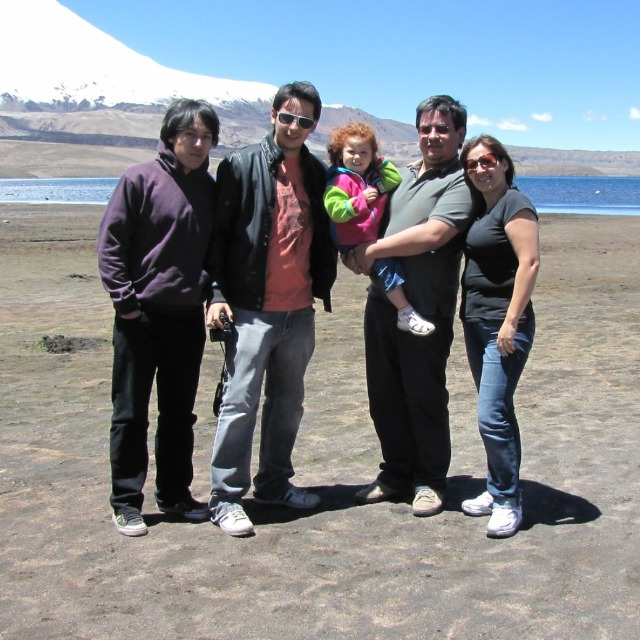
#> input picture fotofamilia.jpeg, 640 x 640 px
$ python index.py fotofamilia.jpeg
#> lines starting #> are read from the running program, lines starting #| are printed output that depends on the picture; after the words box and inside, x2 and y2 are one past the last pixel; in counts of white or black regions, pixels touching at a corner belong together
import cv2
import sys

imagePath = sys.argv[1]
cascPath = "haarcascade_frontalface_default.xml"

faceCascade = cv2.CascadeClassifier(cascPath)

image = cv2.imread(imagePath)
#> image is the input picture: shape (640, 640, 3); mean B, G, R 143.4, 139.2, 135.1
gray = cv2.cvtColor(image, cv2.COLOR_BGR2GRAY)
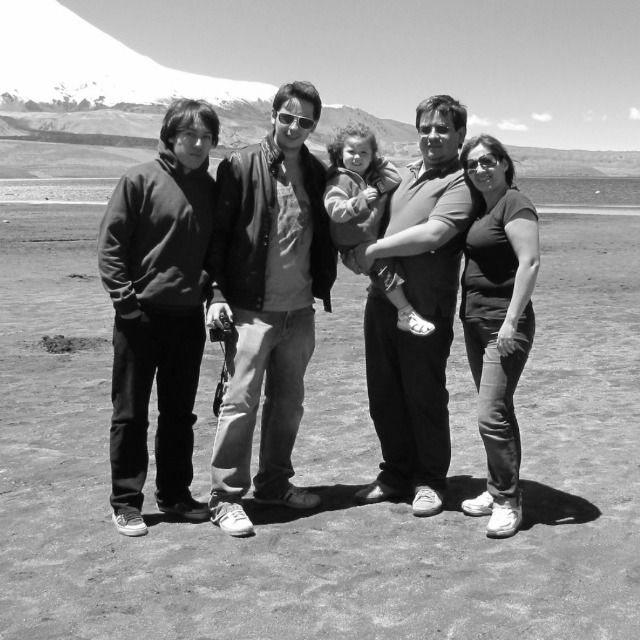
#> gray: shape (640, 640); min 0, max 255, mean 138.4

faces = faceCascade.detectMultiScale(
    gray,
    scaleFactor=1.2,
    minNeighbors=5,
    minSize=(30, 30),
    flags = cv2.CASCADE_SCALE_IMAGE
)
#> faces = [[458, 147, 45, 45], [409, 111, 49, 49], [268, 98, 55, 55]]

print("Found {0} faces!".format(len(faces)))
#| Found 3 faces!

for (x, y, w, h) in faces:
    cv2.rectangle(image, (x, y), (x+w, y+h), (0, 255, 0), 2)
#> this loop made 3 passes
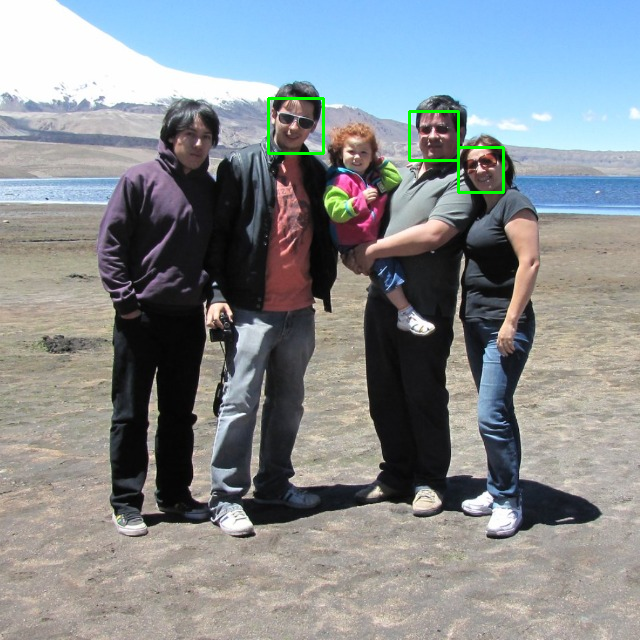
#> image: shape (640, 640, 3); 0.42% of pixels changed, all inside (x1, y1, x2, y2) = (267, 97, 505, 194)

cv2.imshow("Faces found", image)
cv2.waitKey(0)

$ run again, on curso.jpeg
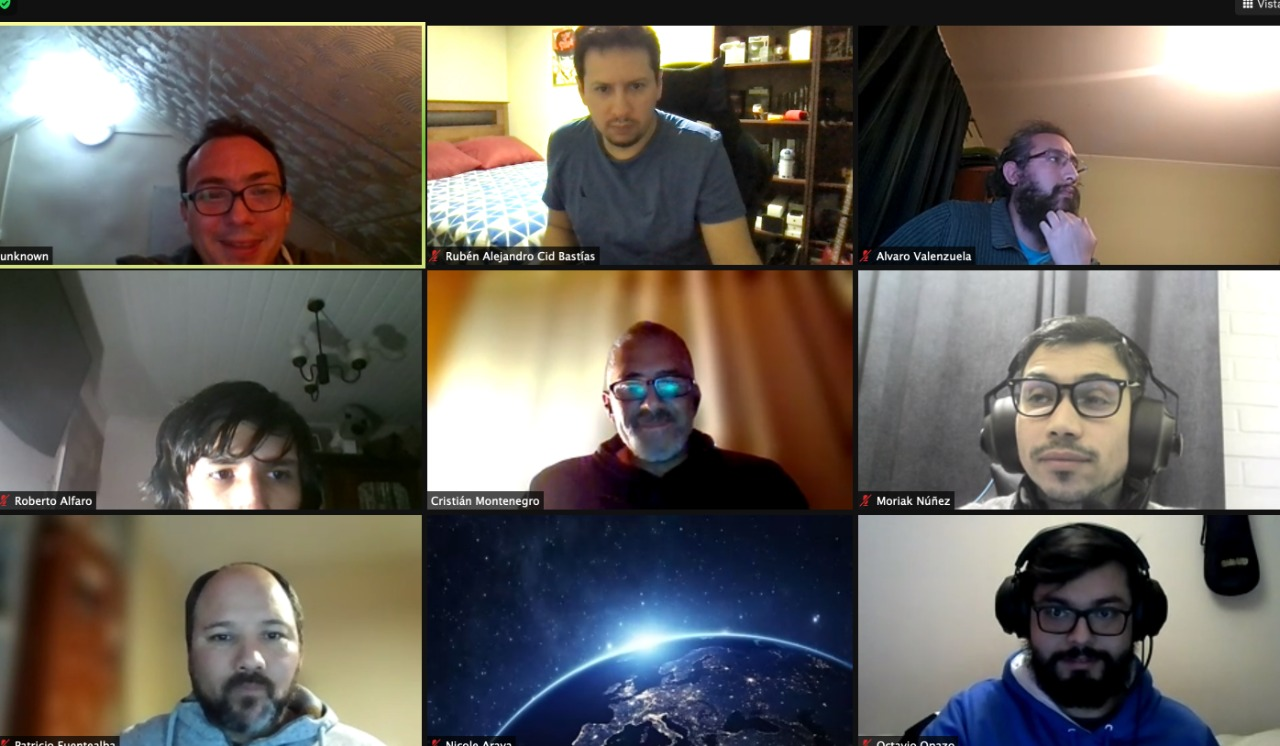
#> input picture curso.jpeg, 1280 x 746 px
#> image is the input picture: shape (746, 1280, 3); mean B, G, R 94, 99.9, 105.5
#> `gray = cv2.cvtColor(image, cv2.COLOR_BGR2GRAY)`:
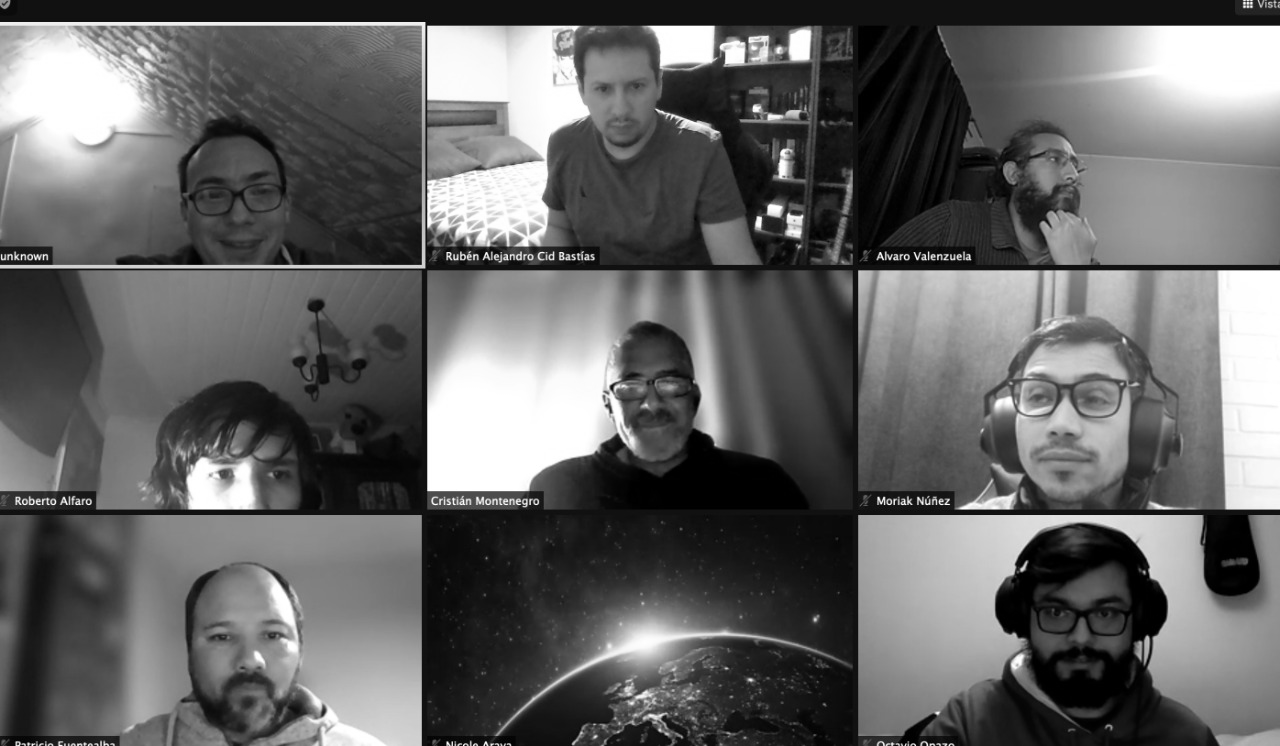
#> gray: shape (746, 1280); min 0, max 255, mean 100.9
#> faces = [[580, 58, 81, 81], [183, 586, 132, 132], [583, 230, 141, 141], [990, 338, 157, 157], [1007, 560, 145, 145]]
#| Found 5 faces!
#> the loop `for (x, y, w, h) in faces:` made 5 passes
#> after the loop `for (x, y, w, h) in faces:`:
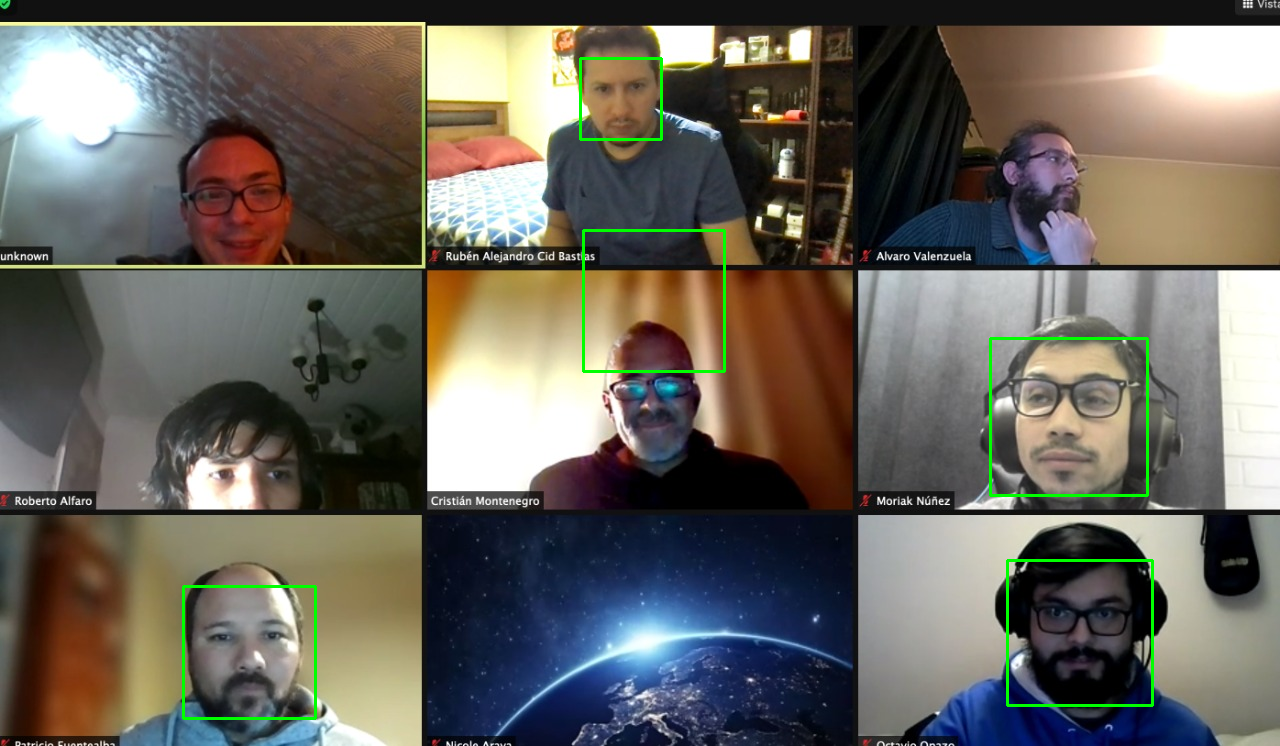
#> image: shape (746, 1280, 3); 0.82% of pixels changed, all inside (x1, y1, x2, y2) = (182, 57, 1154, 720)

$ run again, on perrines.jpeg
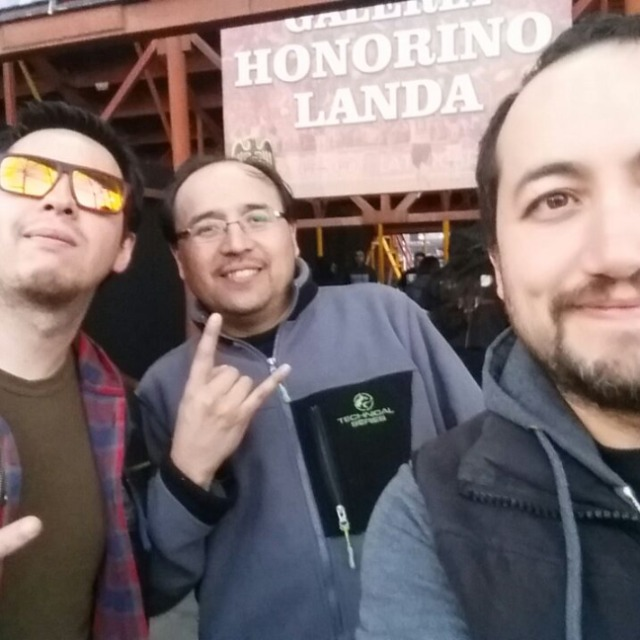
#> input picture perrines.jpeg, 640 x 640 px
#> image is the input picture: shape (640, 640, 3); mean B, G, R 113.1, 112.9, 126.2
#> `gray = cv2.cvtColor(image, cv2.COLOR_BGR2GRAY)`:
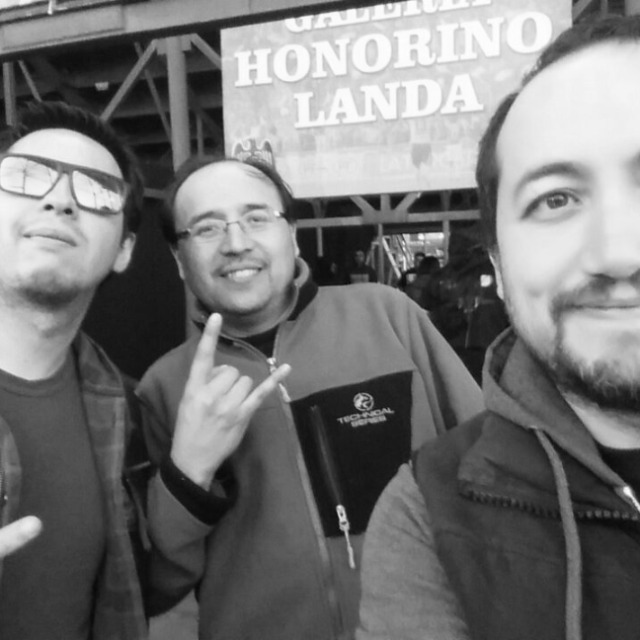
#> gray: shape (640, 640); min 8, max 255, mean 116.9
#> faces = [[168, 170, 132, 132]]
#| Found 1 faces!
#> the loop `for (x, y, w, h) in faces:` made 1 pass
#> after the loop `for (x, y, w, h) in faces:`:
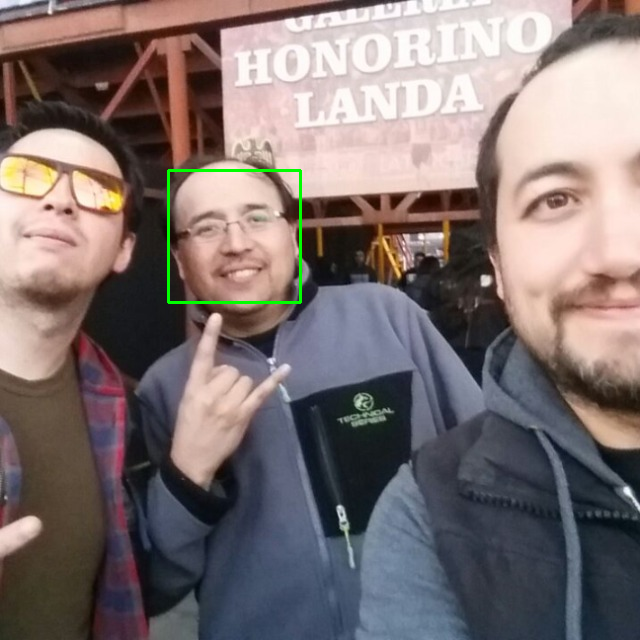
#> image: shape (640, 640, 3); 0.39% of pixels changed, all inside (x1, y1, x2, y2) = (167, 169, 302, 304)

$ run again, on abba.png
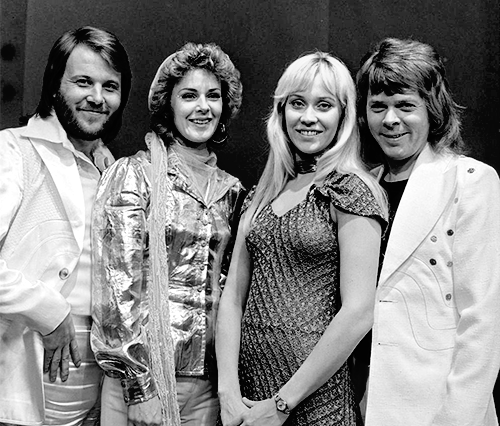
#> input picture abba.png, 500 x 426 px
#> image is the input picture: shape (426, 500, 3); min 0, max 255, mean 130.8
#> faces = [[169, 71, 65, 65], [57, 55, 75, 75], [263, 67, 92, 92], [355, 81, 73, 73]]
#| Found 4 faces!
#> the loop `for (x, y, w, h) in faces:` made 4 passes
#> after the loop `for (x, y, w, h) in faces:`:
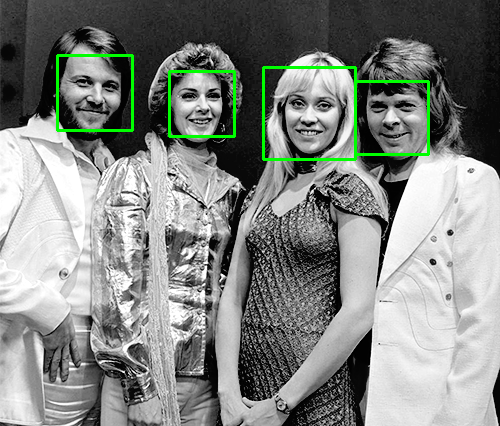
#> image: shape (426, 500, 3); 1.6% of pixels changed, all inside (x1, y1, x2, y2) = (56, 54, 430, 161)
